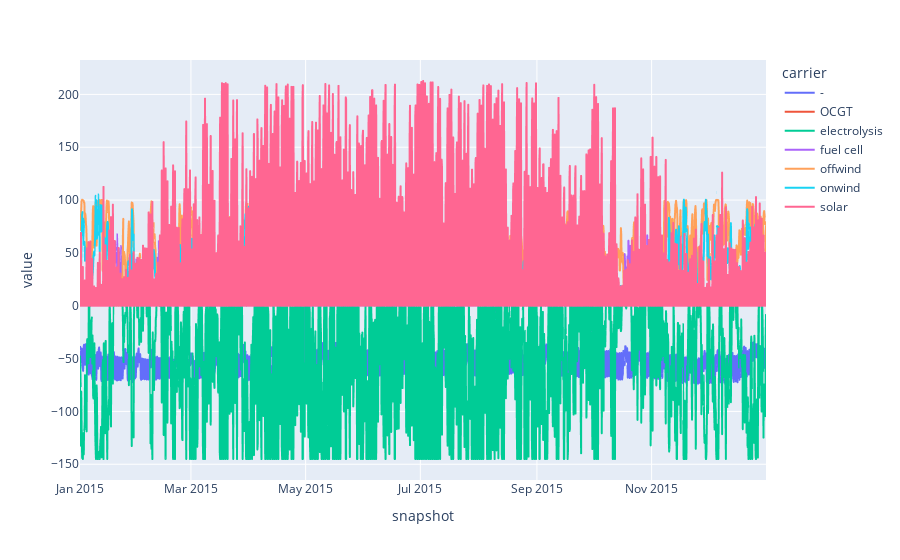

This figure's notebook cell:
### Markdown cell above
Fuel cell technology steps in hours with low wind and solar generation:

### Code cell
n.statistics.energy_balance(aggregate_time=False, bus_carrier="AC").div(1e3).groupby(
    "carrier"
).sum().T.plot()

### Figure 1 — Plotly figure (JSON) as saved in the notebook; plotly's stock layout.template omitted (floating-point values rounded to 4 significant figures; data arrays with more than 128 entries replaced by an {"elided": "..."} marker saying what was removed)
{"data": [{"hovertemplate": "carrier=-<br>snapshot=%{x}<br>value=%{y}<extra></extra>", "legendgroup": "-", "line": {"color": "#636efa", "dash": "solid"}, "marker": {"symbol": "circle"}, "mode": "lines", "name": "-", "showlegend": true, "type": "scattergl", "x": {"elided": "2190 str values"}, "xaxis": "x", "y": {"elided": "2190 float values"}, "yaxis": "y"}, {"hovertemplate": "carrier=OCGT<br>snapshot=%{x}<br>value=%{y}<extra></extra>", "legendgroup": "OCGT", "line": {"color": "#EF553B", "dash": "solid"}, "marker": {"symbol": "circle"}, "mode": "lines", "name": "OCGT", "showlegend": true, "type": "scattergl", "x": {"elided": "2190 str values"}, "xaxis": "x", "y": {"elided": "2190 float values"}, "yaxis": "y"}, {"hovertemplate": "carrier=electrolysis<br>snapshot=%{x}<br>value=%{y}<extra></extra>", "legendgroup": "electrolysis", "line": {"color": "#00cc96", "dash": "solid"}, "marker": {"symbol": "circle"}, "mode": "lines", "name": "electrolysis", "showlegend": true, "type": "scattergl", "x": {"elided": "2190 str values"}, "xaxis": "x", "y": {"elided": "2190 float values"}, "yaxis": "y"}, {"hovertemplate": "carrier=fuel cell<br>snapshot=%{x}<br>value=%{y}<extra></extra>", "legendgroup": "fuel cell", "line": {"color": "#ab63fa", "dash": "solid"}, "marker": {"symbol": "circle"}, "mode": "lines", "name": "fuel cell", "showlegend": true, "type": "scattergl", "x": {"elided": "2190 str values"}, "xaxis": "x", "y": {"elided": "2190 float values"}, "yaxis": "y"}, {"hovertemplate": "carrier=offwind<br>snapshot=%{x}<br>value=%{y}<extra></extra>", "legendgroup": "offwind", "line": {"color": "#FFA15A", "dash": "solid"}, "marker": {"symbol": "circle"}, "mode": "lines", "name": "offwind", "showlegend": true, "type": "scattergl", "x": {"elided": "2190 str values"}, "xaxis": "x", "y": {"elided": "2190 float values"}, "yaxis": "y"}, {"hovertemplate": "carrier=onwind<br>snapshot=%{x}<br>value=%{y}<extra></extra>", "legendgroup": "onwind", "line": {"color": "#19d3f3", "dash": "solid"}, "marker": {"symbol": "circle"}, "mode": "lines", "name": "onwind", "showlegend": true, "type": "scattergl", "x": {"elided": "2190 str values"}, "xaxis": "x", "y": {"elided": "2190 float values"}, "yaxis": "y"}, {"hovertemplate": "carrier=solar<br>snapshot=%{x}<br>value=%{y}<extra></extra>", "legendgroup": "solar", "line": {"color": "#FF6692", "dash": "solid"}, "marker": {"symbol": "circle"}, "mode": "lines", "name": "solar", "showlegend": true, "type": "scattergl", "x": {"elided": "2190 str values"}, "xaxis": "x", "y": {"elided": "2190 float values"}, "yaxis": "y"}], "layout": {"legend": {"title": {"text": "carrier"}, "tracegroupgap": 0}, "margin": {"t": 60}, "xaxis": {"anchor": "y", "domain": [0, 1], "title": {"text": "snapshot"}}, "yaxis": {"anchor": "x", "domain": [0, 1], "title": {"text": "value"}}}}
